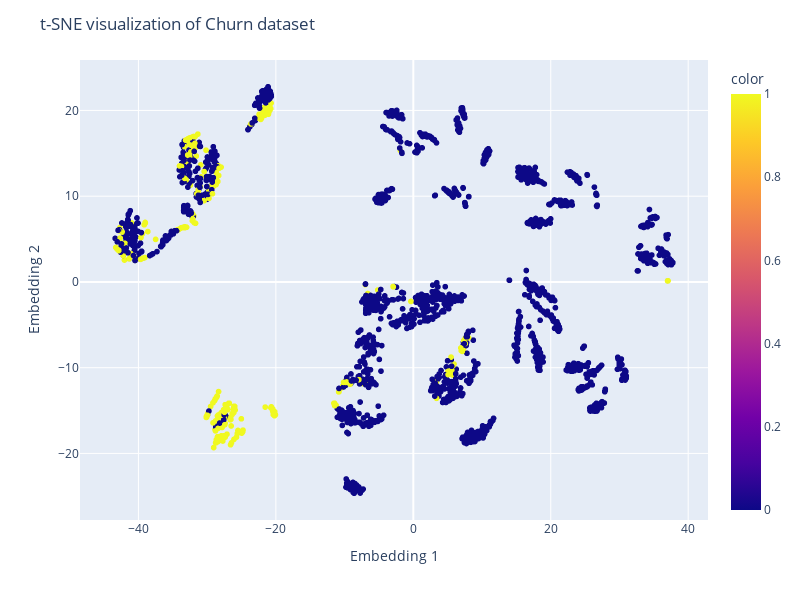

The notebook cell this image was saved under:
### Code cell
# Plot the t-SNE results
fig = px.scatter(x=X_train_tsne[:, 0], y=X_train_tsne[:, 1], color=y_train, width=800, height=600)
fig. update_layout(
title="t-SNE visualization of Churn dataset",xaxis_title="Embedding 1", yaxis_title="Embedding 2")
fig.show()

### Figure 1 — Plotly figure (JSON) as saved in the notebook; plotly's stock layout.template omitted (floating-point values rounded to 4 significant figures; data arrays with more than 128 entries replaced by an {"elided": "..."} marker saying what was removed)
{"data": [{"hovertemplate": "x=%{x}<br>y=%{y}<br>color=%{marker.color}<extra></extra>", "legendgroup": "", "marker": {"color": {"elided": "2362 int values"}, "coloraxis": "coloraxis", "symbol": "circle"}, "mode": "markers", "name": "", "showlegend": false, "type": "scattergl", "x": {"elided": "2362 float values"}, "xaxis": "x", "y": {"elided": "2362 float values"}, "yaxis": "y"}], "layout": {"coloraxis": {"colorbar": {"title": {"text": "color"}}, "colorscale": [[0, "#0d0887"], [0.1111, "#46039f"], [0.2222, "#7201a8"], [0.3333, "#9c179e"], [0.4444, "#bd3786"], [0.5556, "#d8576b"], [0.6667, "#ed7953"], [0.7778, "#fb9f3a"], [0.8889, "#fdca26"], [1, "#f0f921"]]}, "height": 600, "legend": {"tracegroupgap": 0}, "margin": {"t": 60}, "title": {"text": "t-SNE visualization of Churn dataset"}, "width": 800, "xaxis": {"anchor": "y", "autorange": true, "domain": [0, 1], "range": [-48.5, 42.88], "title": {"text": "Embedding 1"}, "type": "linear"}, "yaxis": {"anchor": "x", "autorange": true, "domain": [0, 1], "range": [-27.76, 25.88], "title": {"text": "Embedding 2"}, "type": "linear"}}}
